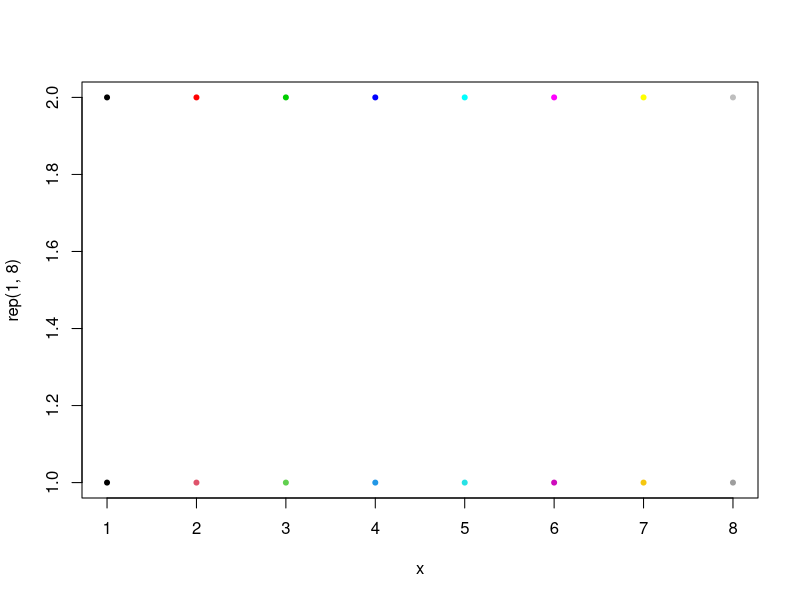

This chart was generated by the following R code:
## ----eval=FALSE---------------------------------------------------------------
## # Not run here, so no graph
## plot(x, y1)
## points(x, y2, col=2)


## -----------------------------------------------------------------------------
palette("R3")


## ----echo=FALSE---------------------------------------------------------------
palette("R4")


## -----------------------------------------------------------------------------
x <- 1:8
palette("R4") # not needed unless R3 was previously selected
plot(x, rep(1, 8), ylim=c(1,2), pch=20, col=1:8)
palette("R3") # for the old scheme
points(x, 1+rep(1, 8), pch=20, col=1:8)

